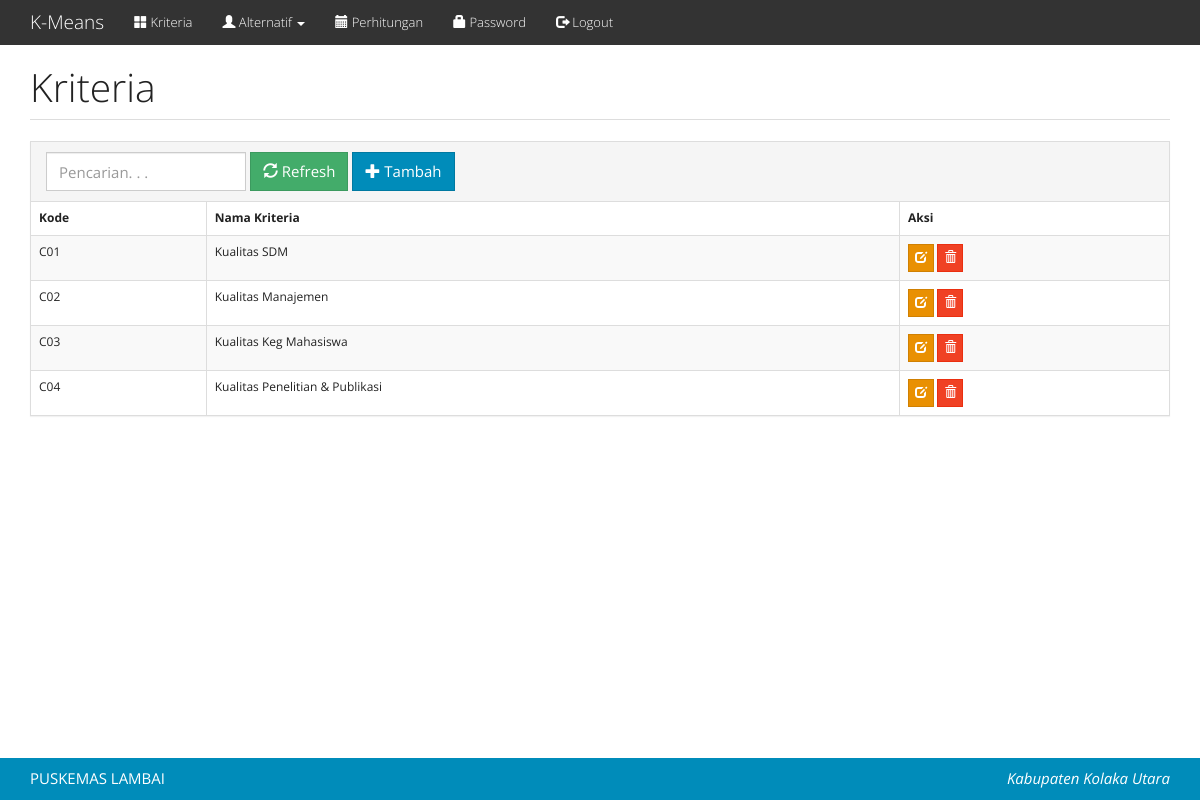
Page /index.php?m=kriteria (signed in) on the committed database.
### tables this page shows
CREATE TABLE `tb_kriteria` (
  `kode_kriteria` varchar(16) NOT NULL,
  `nama_kriteria` varchar(255) DEFAULT NULL,
  PRIMARY KEY (`kode_kriteria`)
);

### functions.php (called while the page is built, shortened)
<?php
include 'config.php';
include 'includes/db.php';
$db = new DB($config['server'], $config['username'], $config['password'], $config['database_name']);
function _get($key, $val = null)
{
    if (isset($_GET[$key]))
        return $_GET[$key];
    else
        return $val;
}

### config.php (called while the page is built)
<?php
$config["server"] = 'localhost';
$config["username"] = 'root';
$config["password"] = '';
$config["database_name"] = 'k_means';

### includes/db.php (called while the page is built, shortened)
<?php
class DB
{
    var $conn = null;
    public function __construct($host, $username, $passwd, $dbname)
    {
        $this->conn = mysqli_connect($host, $username, $passwd, $dbname);
    }
    public function query($sql)
    {
        $query = mysqli_query($this->conn, $sql) or die('<pre>Error mysqli_query: ' . mysqli_error($this->conn) . '<br />' . $sql . '</pre>');
        return $query;
    }
    public function get_results($sql)
    {
        $query = $this->query($sql);
        $arr = array();
        while ($row = mysqli_fetch_object($query)) {
            $arr[] = $row;
        }
        return $arr;
    }
}

### kriteria.php (the view, shortened to what this page needs)
<div class="page-header">
    <h1>Kriteria</h1>
</div>
<div class="panel panel-default">
    <div class="panel-heading">
        <form class="form-inline">
            <div class="form-group">
                <input class="form-control" type="text" placeholder="Pencarian. . ." name="q" value="<?= _get('q') ?>" />
            </div>
            <div class="form-group">
                <button class="btn btn-success"><span class="glyphicon glyphicon-refresh"></span> Refresh</button>
            </div>
            <div class="form-group">
                <a class="btn btn-primary" href="?m=kriteria_tambah"><span class="glyphicon glyphicon-plus"></span> Tambah</a>
            </div>
        </form>
    </div>
    <div class="table-responsive">
        <table class="table table-bordered table-hover table-striped">
            <thead>
                <tr>
                    <th>Kode</th>
                    <th>Nama Kriteria</th>
                    <th>Aksi</th>
                </tr>
            </thead>
            <?php
            $q = esc_field(_get('q'));
            $rows = $db->get_results("SELECT * FROM tb_kriteria WHERE nama_kriteria LIKE '%$q%' ORDER BY kode_kriteria");
            foreach ($rows as $row) : ?>
                <tr>
                    <td><?= $row->kode_kriteria ?></td>
                    <td><?= $row->nama_kriteria ?></td>
                    <td>
                        <a class="btn btn-xs btn-warning" href="?m=kriteria_ubah&ID=<?= $row->kode_kriteria ?>"><span class="glyphicon glyphicon-edit"></span></a>
                        <a class="btn btn-xs btn-danger" href="aksi.php?act=kriteria_hapus&ID=<?= $row->kode_kriteria ?>" onclick="return confirm('Hapus data?')"><span class="glyphicon glyphicon-trash"></span></a>
                    </td>
                </tr>
            <?php endforeach; ?>
        </table>
    </div>
</div>

### assets/css/general.css (style rules this page uses)
html { position: relative; min-height: 100%; }
body { margin-bottom: 70px; }
.page-header { margin-top: 0; padding-bottom: 0; }
.page-header h1 { margin-top: 0; }

### rows in the picture
tb_kriteria: kode_kriteria "C01", nama_kriteria "Kualitas SDM"
tb_kriteria: kode_kriteria "C02", nama_kriteria "Kualitas Manajemen"
tb_kriteria: kode_kriteria "C03", nama_kriteria "Kualitas Keg Mahasiswa"
tb_kriteria: kode_kriteria "C04", nama_kriteria "Kualitas Penelitian & Publikasi"
